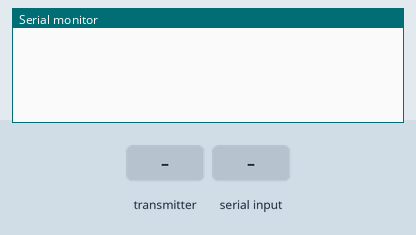
This sketch was run on a simulated Arduino Uno, built with avr-gcc and run on an emulated ATmega328P. On the bench: the last lines printed to the serial monitor. The inputs (shaded band) are chosen by the test bench. No radio packets arrive unless stated.

Above: at 1.2 s.
1.3 s: the transmitter starts sending ID = 1
At 1.39 s:
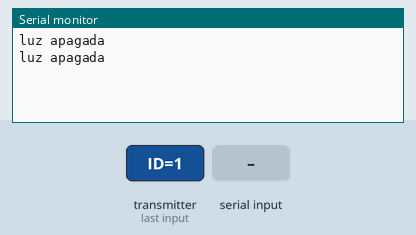
3.2 s: the transmitter starts sending estado = 1
At 3.29 s:
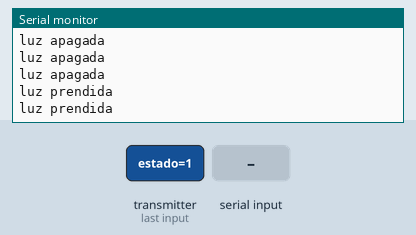

The sketch:

Controlador.ino
```cpp
#include<SPI.h>
#include "RF24.h"

RF24 radio(5,6);//se declaran los pines conectados a CE y CSN del RF24

byte direccion[][6] = {"Raspi","Sensor"};//se declaran los canales de comunicacion

struct estruc{//se crea la estructura que almacena los datos
  int ID; //esta variable dira a que modulo estamos hablando
  bool estado;
}datos;

void setup() {
  Serial.begin(9600);
  radio.begin();//se inicia el RF24

  radio.setPALevel(RF24_PA_LOW);//se pone el RF24 en bajo consumo
  radio.setRetries(15,15);//se configuran el numero de paquetes e intentos

  radio.openWritingPipe(direccion[1]);//decimos al RF24 que envie datos a el canal "Sensor"
  radio.openReadingPipe(1,direccion[0]);//y que reciva datos en el canal "Raspi"

  radio.startListening();//se pone al RF24 a la escucha de paquetes
}

void loop() {
  if(radio.available()){//si detecta paquetes
    while(radio.available()){//entra en un bucle
      radio.read(&datos, sizeof(datos));//almacena los datos recibidos en la estructura
      delay(20);

      if(datos.ID == 1){//si recibe los datos del modulo con ID 1 (en este caso esa ID la asignamos al modulo de la luz)
        if(datos.estado){//si el estado de la luz es 1
          Serial.println("luz prendida");
        }else{//si el estado de la luz es 0
          Serial.println("luz apagada");
        }}}}


  if(Serial.available()){//ve si hay datos en el puerto serial
    char c = Serial.read();//los almacena en una variable char
    if(c == 'p'){//si recibio una p
      Serial.println("prendiendo luces");//imprime por serial
      datos.ID = 1;//pone la ID en 1 (para enviar al modulo de la luz)
      datos.estado = 1;//pone el estado en 1 (para que la luz se prenda)
      radio.stopListening();//deja de escuchar el RF24
      if(!radio.write(&datos, sizeof(datos))) Serial.println("fallo");//envia los datos al modulo y si el envio falla avisa por serial
      radio.startListening();//vuelve a escuchar
    }else if(c == 'a'){//si recibe una a
      Serial.println("apagando luces");//imprime por serial
      datos.ID = 1;//se comunica con el modulo de la luz
      datos.estado = 0;//le envia un 0 para que la luz se apague
      radio.stopListening();//deja de escuchar el RF24
      if(!radio.write(&datos, sizeof(datos))) Serial.println("fallo");//envia los datos al modulo y si falla avisa por serial
      radio.startListening();//vuelve a escuchar
    }
  }
}
```

Measured:
- after the input at 1.3 s, the serial monitor: prints a new line at once (image 1)
- after the input at 3.2 s, the serial monitor: prints a new line at once (image 2)
